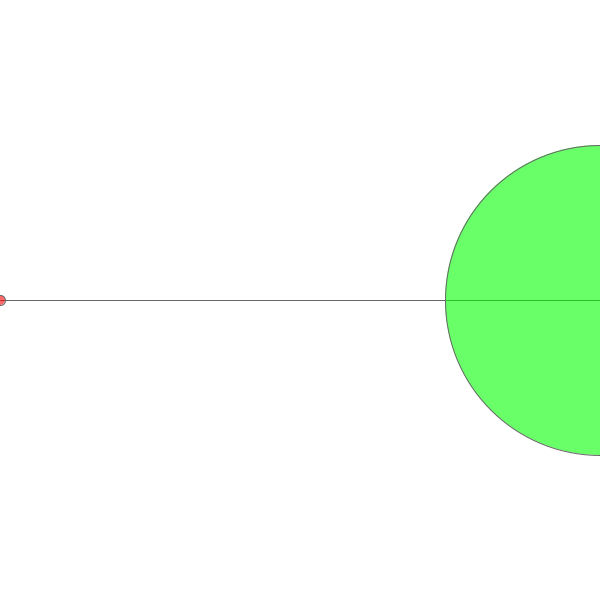
Frame 1 (no input)
Frame 60 (the mouse pressed at the canvas centre just before this capture): identical to frame 1, image omitted
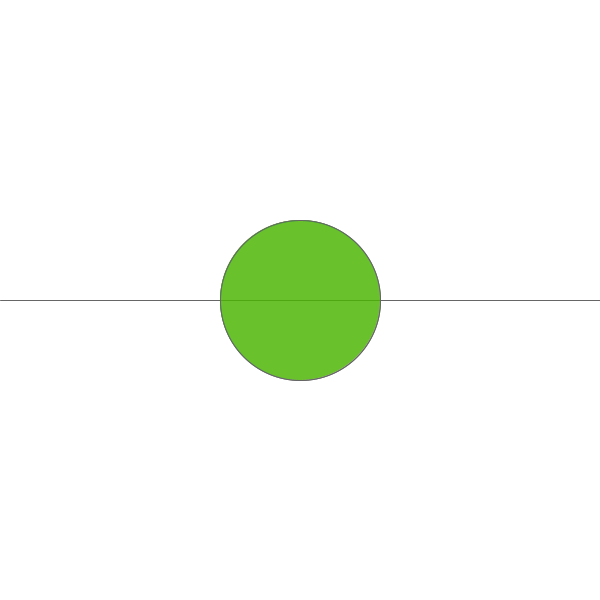
Frame 120 (the mouse held since frame 60 and released just before this capture)

The Processing sketch that drew these frames (run headless with seeded random() and noise(); from frame 60 on, the mouse is pressed at the canvas centre):

// Processing sketch: sketch_3D_copied_thing
// ── sketch_3D_copied_thing.pde
void setup() {
  size(600,600);
}

void draw() {
  background(255);
  stroke(102);
  line(0,height/2,width,height/2);
  fill(255,0,0,150);
  int d = mouseY/2+10;
  ellipse(mouseX,height/2,d,d);
  fill(0,255,0,150);
  int iX = width-mouseX;
  int iY = height-mouseY;
  int iD = (iY/2)+10;
  ellipse(iX,height/2,iD,iD);
}
